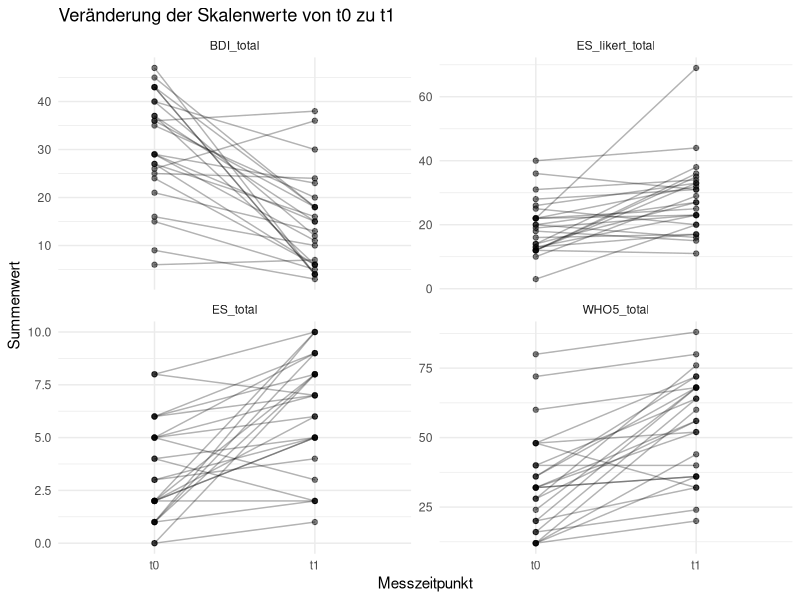
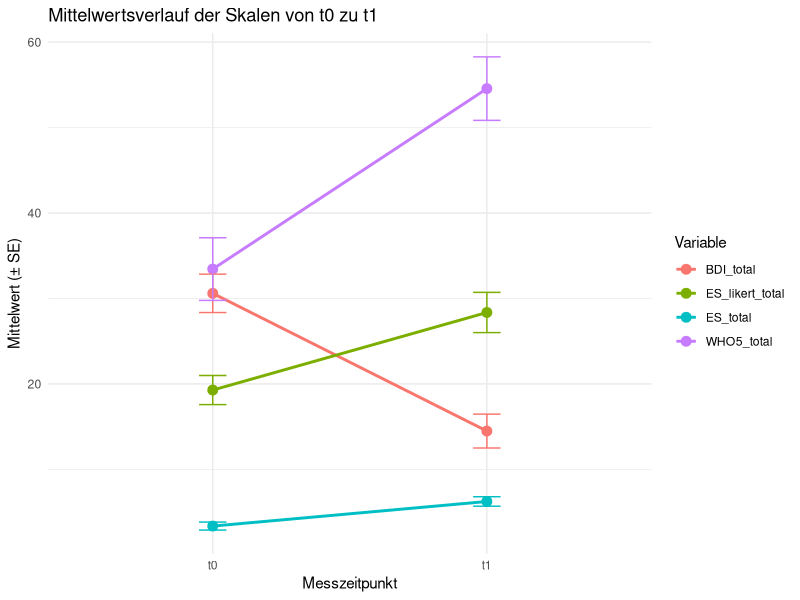

Write R code to recreate these figures, in order.
library(dplyr)
library(flextable)



lmu = read.csv2("lmu.csv")
#View(lmu)
#names(lmu)

# Neue Variable "Population" erstellen und auf "nicht-klinisch" setzen
lmu$Population <- "klinisch"
lmu <- lmu[, c("Population", setdiff(names(lmu), "Population"))]


# Unnötige Variablen entfernen


vars_to_remove <- c("Code_Studie", "Geburtsdatum",
                    "t0_WHOQOLBREF_3r", "t0_WHOQOLBREF_4r", "t0_WHOQOLBREF_26r", 
                    "t1_WHOQOLBREF_3r", "t1_WHOQOLBREF_4r", "t1_WHOQOLBREF_26r", 
                    "t0_WHO_ges", "t1_WHO_ges", "t0_BDI_ges", "t1_BDI_ges", 
                    "t0_ES_ges", "t1_ES_ges", "t0_ES_likert_ges", "t1_ES_likert_ges", 
                    "t0_CDRISC_ges", "t1_CDRISC_ges", 
                    "t0_WHOQOLBREF_Physical", "t0_WHOQOLBREF_Psychological", "t0_WHOQOLBREF_Environment", "t0_WHOQOLBREF_Social",
                    "t0_WHOQOLBREF_Physical100", "t0_WHOQOLBREF_Psychological100", "t0_WHOQOLBREF_Environment100", "t0_WHOQOLBREF_Social100", "t0_WHOQOLBREF_Total",
                    "t1_WHOQOLBREF_Physical", "t1_WHOQOLBREF_Psychological", "t1_WHOQOLBREF_Environment", "t1_WHOQOLBREF_Social",
                    "t1_WHOQOLBREF_Physical100", "t1_WHOQOLBREF_Psychological100", "t1_WHOQOLBREF_Environment100", "t1_WHOQOLBREF_Social100", "t1_WHOQOLBREF_Total",
                    "t0_BSI_Somatisierung", "t0_BSI_Zwanghaftigkeit", "t0_BSI_Sozialkontakt", "t0_BSI_Depressivität", "t0_BSI_Aengstlichkeit",
                    "t0_BSI_Aggressivitaet", "t0_BSI_Phobisch", "t0_BSI_Paranoid", "t0_BSI_Psychotizismus", "t0_BSI_GSI",
                    "t1_BSI_Somatisierung", "t1_BSI_Zwanghaftigkeit", "t1_BSI_Sozialkontakt", "t1_BSI_Depressivität", "t1_BSI_Aengstlichkeit",
                    "t1_BSI_Aggressivitaet", "t1_BSI_Phobisch", "t1_BSI_Paranoid", "t1_BSI_Psychotizismus", "t1_BSI_GSI")
prefixes_to_remove <- c("t0_PSI", "t0_CEQ", "t0_CTQ", "t0_WB_CU", "t0_MPQ", "t0_UCLA", 
                        "t0_SNQ", "t0_RSES", "t0_BRS", "t0_SOFAS", "t0_CIE", "t0_MADRS", 
                        "t0_ADP", "v4_GQ", "v4_CEQ", "t1_PSI", "t1_CEQ", "t1_CTQ", "t1_WB_CU", "t1_MPQ", "t1_UCLA", 
                        "t1_SNQ", "t1_RSES", "t1_BRS", "t1_SOFAS", "t1_CIE", "t1_MADRS", 
                        "t1_ADP", "t2", "t3")

columns_to_remove <- names(lmu)[sapply(names(lmu), function(x) any(startsWith(x, prefixes_to_remove)))]
columns_to_remove <- c(columns_to_remove, vars_to_remove)  # Füge die expliziten Variablen hinzu

lmu <- lmu[, !names(lmu) %in% columns_to_remove]

# Entferne Drop Outs ect...
dropouts = table(lmu$Note) # 18 Drop outs 

lmu <- lmu %>%
  filter(!Note %in% c("missing", "Drop-Out", "Unterlagen fehlend", "DROP Out", "nicht vergeben", "DROP out", "Drop out"))


sum(is.na(lmu$t0_ES_1)) 


# Entferne ES = NA == 3 (einer noch nicht eingetragen) raus --> aktuell 32 probandinnen
lmu <- lmu %>%
  filter(!is.na(t0_ES_1))





# sample characteristics --------------------------------------------------

#alter abrunden
lmu$Alter = floor(lmu$Alter)
lmu$Geschlecht

# Demographics codieren
lmu$Geschlecht <- factor(lmu$Geschlecht, levels = c(1, 2, 3), labels = c("female", "male", "divers"))
lmu$Diag_Prim <- factor(
  lmu$Diag_Prim,
  levels = 1:12,
  labels = c(
    "Major Depressive Disorder",
    "Bipolare Störung",
    "Anxiety Disorder",
    "Obsessive-Compulsive Disorder",
    "Schizophrenia",
    "Schizoaffektive Erkrankung",
    "(k)PTBS",
    "Borderline Personality Disorder",
    "Andere Persönlichkeitsstörung",
    "ADHS",
    "Autism Spectrum Disorder",
    "Sonstige"
  )
)

lmu$t0_sozanam_familienstand <- factor(
  lmu$t0_sozanam_familienstand,
  levels = 1:5,
  labels = c("Single", "Partnered", "Married", "Divorced", "Widowed")
)

lmu$t0_sozanam_wohnsituation <- factor(
  lmu$t0_sozanam_wohnsituation,
  levels = 1:5,
  labels = c("Alleine", "Mit Partner", "Bei den Eltern", "WG", "TWG")
)

lmu$t0_sozanam_schulabschluss <- factor(
  lmu$t0_sozanam_schulabschluss,
  levels = 1:5,
  labels = c("Grundschule", "Hauptschule", "Realschule", "Fachabitur", "Abitur")
)

lmu$t0_sozanam_ausbildung <- factor(
  lmu$t0_sozanam_ausbildung,
  levels = 1:4,
  labels = c("keine begonnen", "abgeschlossen", "abgebrochen", "laufend")
)

lmu$t0_sozanam_studium <- factor(
  lmu$t0_sozanam_studium,
  levels = 1:5,
  labels = c("Nein", "Abgebrochen", "Bin dabei", "Bachelor", "Master (Diplom)")
)

lmu$t0_sozanam_geld <- factor(
  lmu$t0_sozanam_geld,
  levels = 1:5,
  labels = c("unter 100€", "100-250€", "250-500€", "500-1000€", "über 1000€")
)

lmu$t0_sozanam_berufstätig <- factor(
  lmu$t0_sozanam_berufstätig,
  levels = 1:4,
  labels = c("Employed", "Retired", "Unemployed", "Student")
)


summary_table <- lmu %>%
  group_by(Geschlecht) %>%
  summarise(
    Alter_Mean = mean(Alter, na.rm = TRUE),
    Alter_SD = sd(Alter, na.rm = TRUE),
    n = n()
  )



flextable(summary_table)


# characteristics erstellen 

characteristics_lmu <- lmu[, c(
  "Population",
  "Geschlecht",
  "Alter",
  "Diag_Prim",
  "t0_sozanam_familienstand",
  "t0_sozanam_wohnsituation",
  "t0_sozanam_geld",
  "t0_sozanam_schulabschluss",
  "t0_sozanam_ausbildung",
  "t0_sozanam_studium",
  "t0_sozanam_berufstätig"
)]

write.csv2(characteristics_lmu, file = "characteristics_lmu.csv")


# Create Datensatz für t0 -------------------------------------------------

vars_to_remove <- c("Note", "Alter", "Geschlecht", "Aufnahmedatum", "Entlassdatum", 
                    "Diag_Prim", "Diag_Kom1", "Diag_Kom2", "Diag_Notiz", "Diag_Verlauf",
                    "t0_sozanam_familienstand", "t0_sozanam_wohnsituation", "t0_sozanam_beschwerden",
                    "t0_sozanam_finanziell", "t0_sozanam_geld", "t0_sozanam_schulabschluss", 
                    "t0_sozanam_ausbildung", "t0_sozanam_studium", "t0_sozanam_bildung", 
                    "t0_sozanam_berufstätig", "t0_sozanam_arbeit", "t0_sozanam_konfession",
                    "t0_sozanam_konfession2", "t0_sozanam_konfession3", "t0_sozanam_schlaf", 
                    "t0_sozanam_schlaf2", "t0_sozanam_lebensbereiche1", "t0_sozanam_lebensbereich2",
                    "t0_sozanam_lebensbereich3", "t0_sozanam_lebensbereich4", "t0_sozanam_lebensbereich5",
                    "t0_sozanam_lebensbereich6", "t0_sozanam_lebensbereich7", "t0_sozanam_lebensqualität",
                    "t0_sozanam_erwartung", "t0_sozanam_beschwerdenbeginn", "t0_sozanam_aufenthalte1",
                    "t0_sozanam_aufenthalte2", "t0_sozanam_aufenthalte3", "t0_sozanam_ambulant1", 
                    "t0_sozanam_ambulant2", "t0_sozanam_ambulant3", "t0_sozanam_ambulant4", 
                    "t0_sozanam_ambulant5", "t0_sozanam_therapieverfahren", "t0_sozanam_selbstverletzt",
                    "t0_sozanam_selbstverletzt1", "t0_sozanam_selbstverletzt2", "t0_sozanam_selbstverletzt3",
                    "t0_sozanam_suizid", "t0_sozanam_suizid1", "t0_sozanam_suizid2", "t0_sozanam_suizid3",
                    "t0_sozanam_alkohol", "t0_sozanam_alkohol2", "t0_sozanam_alkohol3", 
                    "t0_sozanam_alkohol4", "t0_sozanam_zigaretten", "t0_sozanam_zigaretten2", 
                    "t0_sozanam_drogen", "t0_sozanam_drogen1")

lmu <- lmu[, !(names(lmu) %in% vars_to_remove)]


# clone df for longitudinal alanyses --------------------------------------

long = lmu



# create t0 df ------------------------------------------------------------

lmu <- lmu[, !grepl("^t1_", names(lmu))]


# Neue Namen für die Variablen in lmu definieren
new_names <- c("Population", "id", 
               paste0("WHO_", 1:5), 
               paste0("MINI_current_", 1:9), 
               paste0("MINI_past_", 1:9), 
               paste0("BDI_", 1:21), 
               paste0("ES_", 1:10), 
               paste0("ES_likert_", 1:10), 
               paste0("CDRISC_", 1:10), 
               paste0("WHOQOL_", 1:26), 
               paste0("BSI_", 1:53))

# Variablennamen umbenennen
names(lmu) <- new_names


# Fehlende Variablen definieren
missing_vars <- c("PWB_1", "PWB_2", "PWB_3", "PWB_4", "PWB_5", "PWB_6", "PWB_7", "PWB_8", 
                  "PWB_9", "PWB_10", "PWB_11", "PWB_12", "PWB_13", "PWB_14", "PWB_15", "PWB_16", "PWB_17", "PWB_18")

# Fehlende Variablen mit NA initialisieren, falls sie nicht existieren
for (var in missing_vars) {
  if (!var %in% names(lmu)) {
    lmu[[var]] <- NA
  }
}

desired_order <- c("Population", "id", 
                   grep("^ES_[0-9]", names(lmu), value = TRUE),  # Nur ES_1 bis ES_10, aber nicht ES_likert_
                   grep("^ES_likert_", names(lmu), value = TRUE),
                   grep("^BDI_", names(lmu), value = TRUE),
                   grep("^MINI_current_", names(lmu), value = TRUE),
                   grep("^MINI_past_", names(lmu), value = TRUE),
                   grep("^WHOQOL_", names(lmu), value = TRUE),
                   grep("^PWB_", names(lmu), value = TRUE),
                   grep("^CDRISC_", names(lmu), value = TRUE),
                   grep("^WHO_", names(lmu), value = TRUE),
                   grep("^BSI_", names(lmu), value = TRUE))

lmu <- lmu[, desired_order]
#View(lmu)


# Skalenaggregation und Umkodieren  ---------------------------------------

# 1 missing in ES likert -> 1x mean umputation!

lmu$ES_total <- rowSums(lmu[, grep("^ES_[1-9]$|^ES_10$", colnames(lmu))], na.rm = TRUE)

# ES_likert mit mean imputation
# Auswahl der relevanten Items
es_items <- lmu[, grep("ES_likert", colnames(lmu))]

# Zeilenweise Mittelwert-Imputation
es_imputed <- t(apply(es_items, 1, function(row) {
  if (all(is.na(row))) {
    return(rep(NA, length(row)))  # keine Imputation bei komplett fehlender Zeile
  }
  row[is.na(row)] <- mean(row, na.rm = TRUE)
  return(row)
}))
# In Data Frame umwandeln
es_imputed <- as.data.frame(es_imputed)
colnames(es_imputed) <- colnames(es_items)
# Skalenwert berechnen
lmu$ES_likert_total <- rowSums(es_imputed)




lmu$BDI_total = rowSums(lmu[, grep("BDI_", colnames(lmu))], na.rm = TRUE)

# Erstellen der Gruppen basierend auf dem BDI_total Score
lmu$BDI_Group <- cut(lmu$BDI_total, 
                      breaks = c(-Inf, 13, 19, 28, Inf), 
                      labels = c("Group0: no depression / clinical irrelevant", 
                                 "Group1: mild depression", 
                                 "Group2: moderate depression", 
                                 "Group3: severe depression"), 
                      right = TRUE)

# Berechnung der Summe der MINI_current und MINI_past Variablen
mini_current_sum <- rowSums(lmu[, grep("^MINI_current_", colnames(lmu))], na.rm = TRUE)
mini_past_sum <- rowSums(lmu[, grep("^MINI_past_", colnames(lmu))], na.rm = TRUE)

# Codierung für Mini_lifetime_MDE (YES/NO)
lmu$Mini_lifetime_MDE <- ifelse(mini_past_sum >= 0 & mini_past_sum <= 4, "NO", 
                                 ifelse(mini_past_sum >= 5 & mini_past_sum <= 9, "YES", NA))

# Codierung für Mini_current_MDE (MDE/Subthreshold Depression/None)
lmu$Mini_current_MDE <- ifelse(mini_current_sum == 0, "None", 
                                ifelse(mini_current_sum >= 1 & mini_current_sum <= 4, "Subthreshold Depression", 
                                       ifelse(mini_current_sum >= 5 & mini_current_sum <= 9, "MDE", NA)))

# Als Faktoren codieren
lmu$Mini_lifetime_MDE <- factor(lmu$Mini_lifetime_MDE, levels = c("NO", "YES"))
lmu$Mini_current_MDE <- factor(lmu$Mini_current_MDE, levels = c("None", "Subthreshold Depression", "MDE"))

# Erstellung der Gruppen basierend auf Mini_current_MDE und Mini_lifetime_MDE
lmu$MINI_Group <- ifelse(lmu$Mini_current_MDE == "None" & lmu$Mini_lifetime_MDE == "NO", "Group0: No history of MDE - healthy",
                          ifelse(lmu$Mini_current_MDE == "None" & lmu$Mini_lifetime_MDE == "YES", "Group1: Full remission",
                                 ifelse(lmu$Mini_current_MDE == "Subthreshold Depression" & lmu$Mini_lifetime_MDE == "NO", "Group2: First subthreshold depressive episode",
                                        ifelse(lmu$Mini_current_MDE == "MDE" & lmu$Mini_lifetime_MDE == "NO", "Group3: First depressive episode",
                                               ifelse(lmu$Mini_current_MDE == "Subthreshold Depression" & lmu$Mini_lifetime_MDE == "YES", "Group4: History of MDE + current subthreshold",
                                                      ifelse(lmu$Mini_current_MDE == "MDE" & lmu$Mini_lifetime_MDE == "YES", "Group5: History of MDE + current MDE", NA))))))

# Optional: Als Faktor kodieren, um die Gruppen geordnet darzustellen
lmu$MINI_Group <- factor(lmu$MINI_Group, levels = c("Group0: No history of MDE - healthy", 
                                                      "Group1: Full remission", 
                                                      "Group2: First subthreshold depressive episode", 
                                                      "Group3: First depressive episode", 
                                                      "Group4: History of MDE + current subthreshold", 
                                                      "Group5: History of MDE + current MDE"))




# WHOQOL_bref

# Umkodierung der WHOQOL_3, WHOQOL_4 und WHOQOL_26 mit recode()
lmu$WHOQOL_3 <- dplyr::recode(lmu$WHOQOL_3, `1` = 5, `2` = 4, `3` = 3, `4` = 2, `5` = 1)
lmu$WHOQOL_4 <- dplyr::recode(lmu$WHOQOL_4, `1` = 5, `2` = 4, `3` = 3, `4` = 2, `5` = 1)
lmu$WHOQOL_26 <- dplyr::recode(lmu$WHOQOL_26, `1` = 5, `2` = 4, `3` = 3, `4` = 2, `5` = 1)



# Berechnung der 4 WHOQOL-Domains (Konvertiert 0 - 100)


# Physical Health Domain (konvertiert)
lmu$WHOQOL_Physical_Health_Converted <- (4 * rowMeans(lmu[, c("WHOQOL_3", "WHOQOL_4", "WHOQOL_10", "WHOQOL_15", "WHOQOL_16", "WHOQOL_17", "WHOQOL_18")], na.rm = TRUE) - 4) * (100 / 16)

# Psychological Domain (konvertiert)
lmu$WHOQOL_Psychological_Converted <- (4 * rowMeans(lmu[, c("WHOQOL_5", "WHOQOL_6", "WHOQOL_7", "WHOQOL_11", "WHOQOL_19", "WHOQOL_26")], na.rm = TRUE) - 4) * (100 / 16)

# Social Relationships Domain (konvertiert)
lmu$WHOQOL_Social_Relationships_Converted <- (4 * rowMeans(lmu[, c("WHOQOL_20", "WHOQOL_21", "WHOQOL_22")], na.rm = TRUE) - 4) * (100 / 16)

# Environment Domain (konvertiert)
lmu$WHOQOL_Environment_Converted <- (4 * rowMeans(lmu[, c("WHOQOL_8", "WHOQOL_9", "WHOQOL_12", "WHOQOL_13", "WHOQOL_14", "WHOQOL_23", "WHOQOL_24", "WHOQOL_25")], na.rm = TRUE) - 4) * (100 / 16)

# QOL total (Diese Berechnung ist so eigentlich nicht vorgesehen)
lmu$WHOQOL_total <- rowMeans(lmu[, c("WHOQOL_Physical_Health_Converted", "WHOQOL_Psychological_Converted", "WHOQOL_Social_Relationships_Converted", "WHOQOL_Environment_Converted")], na.rm = TRUE)


# PWB

#lmu$PWB_1 <- dplyr::recode(lmu$PWB_1, `1` = 6, `2` = 5, `3` = 4, `4` = 3, `5` = 2, `6` = 1)
#lmu$PWB_3 <- dplyr::recode(lmu$PWB_3, `1` = 6, `2` = 5, `3` = 4, `4` = 3, `5` = 2, `6` = 1)
#lmu$PWB_5 <- dplyr::recode(lmu$PWB_5, `1` = 6, `2` = 5, `3` = 4, `4` = 3, `5` = 2, `6` = 1)
#lmu$PWB_6 <- dplyr::recode(lmu$PWB_6, `1` = 6, `2` = 5, `3` = 4, `4` = 3, `5` = 2, `6` = 1)
#lmu$PWB_8 <- dplyr::recode(lmu$PWB_8, `1` = 6, `2` = 5, `3` = 4, `4` = 3, `5` = 2, `6` = 1)
#lmu$PWB_10 <- dplyr::recode(lmu$PWB_10, `1` = 6, `2` = 5, `3` = 4, `4` = 3, `5` = 2, `6` = 1)
#lmu$PWB_11 <- dplyr::recode(lmu$PWB_11, `1` = 6, `2` = 5, `3` = 4, `4` = 3, `5` = 2, `6` = 1)
#lmu$PWB_14 <- dplyr::recode(lmu$PWB_14, `1` = 6, `2` = 5, `3` = 4, `4` = 3, `5` = 2, `6` = 1)

#lmu$PWB_Autonomy = rowSums(lmu[,c("PWB_1", "PWB_9", "PWB_17")])
#lmu$PWB_Environmental_Mastery = rowSums(lmu[,c("PWB_2", "PWB_11", "PWB_18")])
#lmu$PWB_Personal_Growth = rowSums(lmu[,c("PWB_4", "PWB_12", "PWB_14")])
#lmu$PWB_Rositive_Relations = rowSums(lmu[,c("PWB_5", "PWB_10", "PWB_13")])
#lmu$PWB_Purpose_of_life = rowSums(lmu[,c("PWB_6", "PWB_8", "PWB_15")])
#lmu$PWB_Self_Acceptance = rowSums(lmu[,c("PWB_3", "PWB_7", "PWB_16")])

#lmu$PWB_total = rowSums(lmu[,c("PWB_Autonomy", "PWB_Environmental_Mastery", "PWB_Personal_Growth","PWB_Rositive_Relations","PWB_Purpose_of_life", "PWB_Self_Acceptance"  )])

# Leere Variablen mit NA erstellen (gleiche Länge wie lmu)
lmu$PWB_Autonomy <- NA
lmu$PWB_Environmental_Mastery <- NA
lmu$PWB_Personal_Growth <- NA
lmu$PWB_Rositive_Relations <- NA
lmu$PWB_Purpose_of_life <- NA
lmu$PWB_Self_Acceptance <- NA
lmu$PWB_total <- NA



#RISC, WHO
lmu$CDRISC_total <- rowSums(lmu[, grep("^CDRISC_", colnames(lmu))], na.rm = TRUE)
lmu$WHO_total = rowSums(lmu[, grep("WHO_[1-5]", colnames(lmu))], na.rm = TRUE) * 4
# Erstellen der Variable ES_likert_WHO als Summe der letzten 5 ES_likert Items
lmu$ES_likert_WHO <- rowSums(lmu[, c("ES_likert_6", "ES_likert_7", "ES_likert_8", "ES_likert_9", "ES_likert_10")], na.rm = TRUE)

# Berechnung der GSI (Global Severity Index) als Mittelwert aller BSI-Items von 1 bis 53
lmu$GSI <- rowMeans(lmu[, paste0("BSI_", 1:53)], na.rm = TRUE)


# Berechnung der Summenwerte für die einzelnen BSI-Skalen

# Somatisierung
lmu$BSI_Somatisierung <- rowSums(lmu[, c("BSI_2", "BSI_7", "BSI_23", "BSI_29", "BSI_30", "BSI_33", "BSI_37")], na.rm = TRUE)

# Zwanghaftigkeit
lmu$BSI_Zwanghaftigkeit <- rowSums(lmu[, c("BSI_5", "BSI_15", "BSI_26", "BSI_27", "BSI_32", "BSI_36")], na.rm = TRUE)

# Unsicherheit im Sozialkontakt
lmu$BSI_Sozialkontakt <- rowSums(lmu[, c("BSI_20", "BSI_21", "BSI_22", "BSI_42")], na.rm = TRUE)

# Depressivität
lmu$BSI_Depressivität <- rowSums(lmu[, c("BSI_9", "BSI_16", "BSI_17", "BSI_18", "BSI_35", "BSI_50")], na.rm = TRUE)

# Ängstlichkeit
lmu$BSI_Ängstlichkeit <- rowSums(lmu[, c("BSI_1", "BSI_12", "BSI_19", "BSI_38", "BSI_45", "BSI_49")], na.rm = TRUE)

# Aggressivität / Feindseligkeit
lmu$BSI_Aggressivität <- rowSums(lmu[, c("BSI_6", "BSI_13", "BSI_40", "BSI_41", "BSI_46")], na.rm = TRUE)

# Phobische Angst
lmu$BSI_Phobische_Angst <- rowSums(lmu[, c("BSI_8", "BSI_28", "BSI_31", "BSI_43", "BSI_47")], na.rm = TRUE)

# Paranoides Denken
lmu$BSI_Paranoides_Denken <- rowSums(lmu[, c("BSI_4", "BSI_10", "BSI_24", "BSI_48", "BSI_51")], na.rm = TRUE)

# Psychotizismus
lmu$BSI_Psychotizismus <- rowSums(lmu[, c("BSI_3", "BSI_14", "BSI_34", "BSI_44", "BSI_53")], na.rm = TRUE)

# Zusatzskala
lmu$BSI_Zusatz <- rowSums(lmu[, c("BSI_11", "BSI_25", "BSI_39", "BSI_52")], na.rm = TRUE)

# Datensatz clean speichern 
write.csv2(lmu, file = "cleanlmu_t0.csv", row.names = FALSE)

#relevant variables for characteristics table 

lmu_variables = lmu[, c(
  "ES_total",
  "ES_likert_total",
  "BDI_total",
  "WHOQOL_total",
  "PWB_Autonomy",
  "PWB_Environmental_Mastery",
  "PWB_Personal_Growth",
  "PWB_Rositive_Relations",
  "PWB_Purpose_of_life",
  "PWB_Self_Acceptance",
  "PWB_total",
  "CDRISC_total",
  "GSI",
  "WHO_total"
)]

write.csv2(lmu_variables, file = "lmu_variables.csv")


# Longitudinal df ---------------------------------------------------------



View(long)

#Entferne Probanden ohne t1 Werte im WHO --> 7 !!, bleiben 25 übrig 
long <- long %>%
  filter(!is.na(t1_WHO5_1))

long$t1_ES_likert_3[1] # diesen Wert muss du ändern 

# hier musst du nochmal mit imputieren für den ES_likert!!!
# plus ein missing im BDI !

# Summenvariablen erstellen
long$t0_WHO5_total <- rowSums(long[, grep("^t0_WHO5_", names(long))], na.rm = TRUE)*4
long$t1_WHO5_total <- rowSums(long[, grep("^t1_WHO5_", names(long))], na.rm = TRUE)*4

long$t0_BDI_total <- rowSums(long[, grep("^t0_BDI_", names(long))], na.rm = TRUE)
long$t1_BDI_total <- rowSums(long[, grep("^t1_BDI_", names(long))], na.rm = TRUE)

long$t0_ES_total <- rowSums(long[, grep("^t0_ES_[0-9]", names(long))], na.rm = TRUE)
long$t1_ES_total <- rowSums(long[, grep("^t1_ES_[0-9]", names(long))], na.rm = TRUE)

long$t0_ES_likert_total <- rowSums(long[, grep("^t0_ES_likert_", names(long))], na.rm = TRUE)
long$t1_ES_likert_total <- rowSums(long[, grep("^t1_ES_likert_", names(long))], na.rm = TRUE)

library(tidyverse)

# Schritt 1: Daten in Long-Format bringen
long_change <- long %>%
  select(ID_Nummer,
         t0_WHO5_total, t1_WHO5_total,
         t0_BDI_total, t1_BDI_total,
         t0_ES_total, t1_ES_total,
         t0_ES_likert_total, t1_ES_likert_total) %>%
  pivot_longer(
    cols = -ID_Nummer,
    names_to = c("timepoint", "variable"),
    names_pattern = "t(\\d)_(.*)",
    values_to = "value"
  ) %>%
  mutate(timepoint = paste0("t", timepoint))

# Schritt 2: Plot erstellen
ggplot(long_change, aes(x = timepoint, y = value, group = ID_Nummer)) +
  geom_line(alpha = 0.3) +
  geom_point(alpha = 0.5) +
  facet_wrap(~ variable, scales = "free_y") +
  labs(
    title = "Veränderung der Skalenwerte von t0 zu t1",
    x = "Messzeitpunkt",
    y = "Summenwert"
  ) +
  theme_minimal()


# Mittelwerte und Standardfehler berechnen
summary_stats <- long_change %>%
  group_by(variable, timepoint) %>%
  summarise(
    mean = mean(value, na.rm = TRUE),
    se = sd(value, na.rm = TRUE) / sqrt(sum(!is.na(value))),
    .groups = "drop"
  )

# Plot erstellen
ggplot(summary_stats, aes(x = timepoint, y = mean, group = variable)) +
  geom_line(aes(color = variable), size = 1) +
  geom_point(aes(color = variable), size = 3) +
  geom_errorbar(aes(ymin = mean - se, ymax = mean + se, color = variable), width = 0.1) +
  labs(
    title = "Mittelwertsverlauf der Skalen von t0 zu t1",
    x = "Messzeitpunkt",
    y = "Mittelwert (± SE)",
    color = "Variable"
  ) +
  theme_minimal()


# Responder ---------------------------------------------------------------

#WHO
long <- long %>%
  mutate(
    WHO_change = t1_WHO5_total - t0_WHO5_total,
    WHO_responder = ifelse(WHO_change >= 10, "Yes", "No")
  )


long <- long %>%
  mutate(
    BDI_change = (t1_BDI_total - t0_BDI_total),
    BDI_change_percent = (t0_BDI_total - t1_BDI_total) / t0_BDI_total,
    BDI_responder = ifelse(BDI_change_percent >= 0.5 & !is.na(BDI_change_percent), "Yes", "No")
  )



# Datensatz clean speichern 
write.csv2(long, file = "long.csv", row.names = FALSE)
